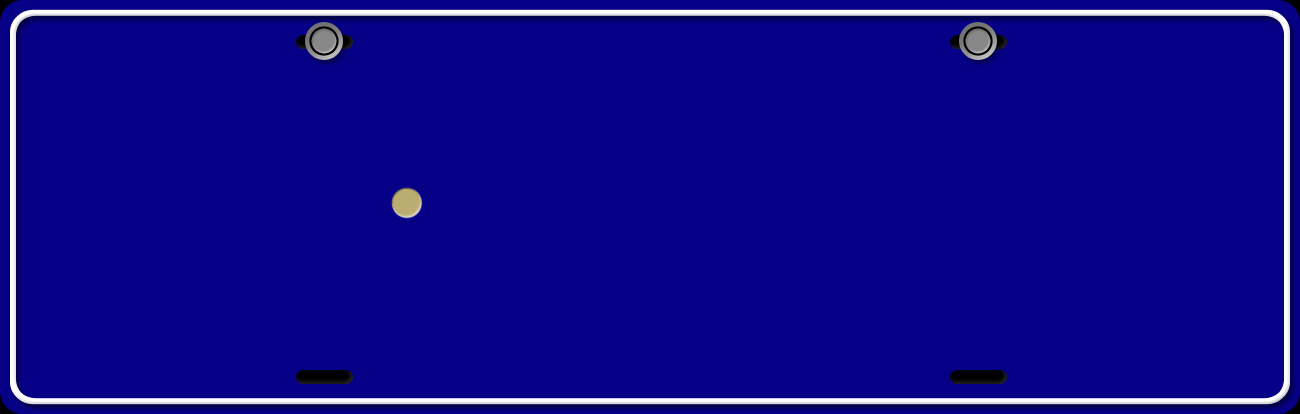
#> input picture t.bmp, 1300 x 414 px
$ python netmake.py
#> lines starting #> are read from the running program, lines starting #| are printed output that depends on the picture
import cv2
import numpy as np
from PIL import Image,ImageDraw,ImageFont
import os
import math
index = {"京": 0, "沪": 1, "津": 2, "渝": 3, "冀": 4, "晋": 5, "蒙": 6, "辽": 7, "吉": 8, "黑": 9, "苏": 10, "浙": 11, "皖": 12,
         "闽": 13, "赣": 14, "鲁": 15, "豫": 16, "鄂": 17, "湘": 18, "粤": 19, "桂": 20, "琼": 21, "川": 22, "贵": 23, "云": 24,
         "藏": 25, "陕": 26, "甘": 27, "青": 28, "宁": 29, "新": 30, "0": 31, "1": 32, "2": 33, "3": 34, "4": 35, "5": 36,
         "6": 37, "7": 38, "8": 39, "9": 40, "A": 41, "B": 42, "C": 43, "D": 44, "E": 45, "F": 46, "G": 47, "H": 48,
         "J": 49, "K": 50, "L": 51, "M": 52, "N": 53, "P": 54, "Q": 55, "R": 56, "S": 57, "T": 58, "U": 59, "V": 60,
         "W": 61, "X": 62, "Y": 63, "Z": 64};

chars = ["京", "沪", "津", "渝", "冀", "晋", "蒙", "辽", "吉", "黑", "苏", "浙", "皖", "闽", "赣", "鲁", "豫", "鄂", "湘", "粤", "桂",
             "琼", "川", "贵", "云", "藏", "陕", "甘", "青", "宁", "新", "0", "1", "2", "3", "4", "5", "6", "7", "8", "9", "A",
             "B", "C", "D", "E", "F", "G", "H", "J", "K", "L", "M", "N", "P", "Q", "R", "S", "T", "U", "V", "W", "X",
             "Y", "Z"
             ];

def AddSmudginess(img, Smu):
    rows = r(Smu.shape[0] - 50)

    cols = r(Smu.shape[1] - 50)
    adder = Smu[rows:rows + 50, cols:cols + 50];
    adder = cv2.resize(adder, (50, 50));
    #   adder = cv2.bitwise_not(adder)
    img = cv2.resize(img,(50,50))
    img = cv2.bitwise_not(img)
    img = cv2.bitwise_and(adder, img)
    img = cv2.bitwise_not(img)
    return img

def rot(img,angel,shape,max_angel):
    """
添加仿射畸变
    """
    size_o = [shape[1],shape[0]]

    size = (shape[1]+ int(shape[0]*math.cos((float(max_angel )/180) * 3.14)),shape[0])


    interval = abs( int( math.sin((float(angel) /180) * 3.14)* shape[0]));

    pts1 = np.float32([[0,0]         ,[0,size_o[1]],[size_o[0],0],[size_o[0],size_o[1]]])
    if(angel>0):

        pts2 = np.float32([[interval,0],[0,size[1]  ],[size[0],0  ],[size[0]-interval,size_o[1]]])
    else:
        pts2 = np.float32([[0,0],[interval,size[1]  ],[size[0]-interval,0  ],[size[0],size_o[1]]])
    M  = cv2.getPerspectiveTransform(pts1,pts2);
    dst = cv2.warpPerspective(img,M,size);
    return dst;

def rotRandrom(img, factor, size):
#添加透视畸变
    shape = size;
    pts1 = np.float32([[0, 0], [0, shape[0]], [shape[1], 0], [shape[1], shape[0]]])
    pts2 = np.float32([[r(factor), r(factor)], [ r(factor), shape[0] - r(factor)], [shape[1] - r(factor),  r(factor)],
                       [shape[1] - r(factor), shape[0] - r(factor)]])
    M = cv2.getPerspectiveTransform(pts1, pts2);
    dst = cv2.warpPerspective(img, M, size);
    return dst;


def tfactor(img):
#增加饱和度光照的噪声
    hsv = cv2.cvtColor(img,cv2.COLOR_BGR2HSV);

    hsv[:,:,0] = hsv[:,:,0]*(0.8+ np.random.random()*0.2);
    hsv[:,:,1] = hsv[:,:,1]*(0.3+ np.random.random()*0.7);
    hsv[:,:,2] = hsv[:,:,2]*(0.2+ np.random.random()*0.8);

    img = cv2.cvtColor(hsv,cv2.COLOR_HSV2BGR);
    return img

def random_envirment(img,data_set):
#添加自然环境的噪声
    index=r(len(data_set))
    print(index)
    env = cv2.imread(data_set[index])

    env = cv2.resize(env,(img.shape[1],img.shape[0]))

    bak = (img==0);
    bak = bak.astype(np.uint8)*255;
    inv = cv2.bitwise_and(bak,env)
    img = cv2.bitwise_or(inv,img)
    return img

def GenCh(f,val):
#生成中文字符
    img=Image.new("RGB", (45,70),(255,255,255))
    draw = ImageDraw.Draw(img)
    draw.text((0, 3),val,(0,0,0),font=f)
    img =  img.resize((23,70))
    A = np.array(img)

    return A
def GenCh1(f,val):
#生成英文字符
    img=Image.new("RGB", (23,70),(255,255,255))
    draw = ImageDraw.Draw(img)
    draw.text((0, 2),val,(0,0,0),font=f)
    A = np.array(img)
    return A
def AddGauss(img, level):
#添加高斯模糊
    return cv2.blur(img, (level * 2 + 1, level * 2 + 1));


def r(val):
    return int(np.random.random() * val)

def AddNoiseSingleChannel(single):
#添加高斯噪声
    diff = 255-single.max();
    noise = np.random.normal(0,1+r(6),single.shape);
    noise = (noise - noise.min())/(noise.max()-noise.min())
    noise= diff*noise;
    noise= noise.astype(np.uint8)
    dst = single + noise
    return dst

def addNoise(img,sdev = 0.5,avg=10):
    img[:,:,0] =  AddNoiseSingleChannel(img[:,:,0]);
    img[:,:,1] =  AddNoiseSingleChannel(img[:,:,1]);
    img[:,:,2] =  AddNoiseSingleChannel(img[:,:,2]);
    return img;


class GenPlate:


    def __init__(self,fontCh,fontEng,NoPlates):
#> called with fontCh = 'simhei.ttf', fontEng = 'font.ttf', NoPlates = './NoPlates'
        self.fontC =  ImageFont.truetype(fontCh,43,0);
        self.fontE =  ImageFont.truetype(fontEng,60,0);
        self.img=np.array(Image.new("RGB", (226,70),(255,255,255)))
        self.bg  = cv2.resize(cv2.imread("t.bmp"),(226,70));
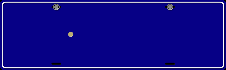
#> self.bg: shape (70, 226, 3); mean B, G, R 135.7, 9.5, 15.2
        # self.smu = cv2.imread("./images/smu2.jpg");
        self.noplates_path = [];
        for parent,parent_folder,filenames in os.walk(NoPlates):
            for filename in filenames:
                path = parent+"/"+filename;
                self.noplates_path.append(path);


    def draw(self,val):
        offset= 2 ;

        self.img[0:70,offset+8:offset+8+23]= GenCh(self.fontC,val[0]);
        self.img[0:70,offset+8+23+6:offset+8+23+6+23]= GenCh1(self.fontE,val[1]);
        for i in range(5):
            base = offset+8+23+6+23+17 +i*23 + i*6 ;
            self.img[0:70, base  : base+23]= GenCh1(self.fontE,val[i+2]);
        return self.img
    def generate(self,text):
        if len(text) == 7:
            fg = self.draw(text);
            fg = cv2.bitwise_not(fg);
            com = cv2.bitwise_or(fg,self.bg);
            com = rot(com,r(30)-15,com.shape,15);
            com = rotRandrom(com,5,(com.shape[1],com.shape[0]));

            #com = AddSmudginess(com,self.smu)

            com = tfactor(com)
            # com = random_envirment(com,self.noplates_path);
            com = AddGauss(com, 1+r(4));
            com = addNoise(com);


            return com
    def genPlateString(self,pos,val):
        plateStr = "";
        box = [0,0,0,0,0,0,0];
        if(pos!=-1):
            box[pos]=1;
        for unit,cpos in zip(box,range(len(box))):
            if unit == 1:
                plateStr += val
            else:
                if cpos == 0:
                    plateStr += chars[r(31)]
                elif cpos == 1:
                    plateStr += chars[41+r(24)]
                else:
                    plateStr += chars[31 + r(34)]

        return plateStr;

    def genBatch(self, batchSize,pos,charRange, outputPath,size):
#> called with batchSize = 5, pos = 2, outputPath = './plate', size = (272, 72)
        if (not os.path.exists(outputPath)):
            os.mkdir(outputPath)
        for i in range(batchSize):
                plateStr = G.genPlateString(-1,-1)
                print(plateStr)
                img =  G.generate(plateStr);

                img = cv2.resize(img,size);

                cv2.imwrite(outputPath + "/" + str(i).zfill(2) + ".jpg", img);
#> this loop made 5 passes
#> pass 1, in GenCh, `img =  img.resize((23,70))`:
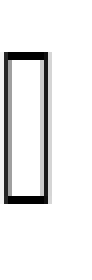
#> img: PIL image 23x70 RGB (shown 4 times larger); min 0, max 255, mean 234.3
#> pass 1, in GenCh1, `A = np.array(img)`:
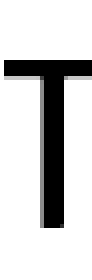
#> A: shape (70, 23, 3) (shown 4 times larger); min 0, max 255, mean 207.6

G = GenPlate("simhei.ttf",'font.ttf',"./NoPlates")

G.genBatch(5,2,range(31,65),"./plate",(272,72))
